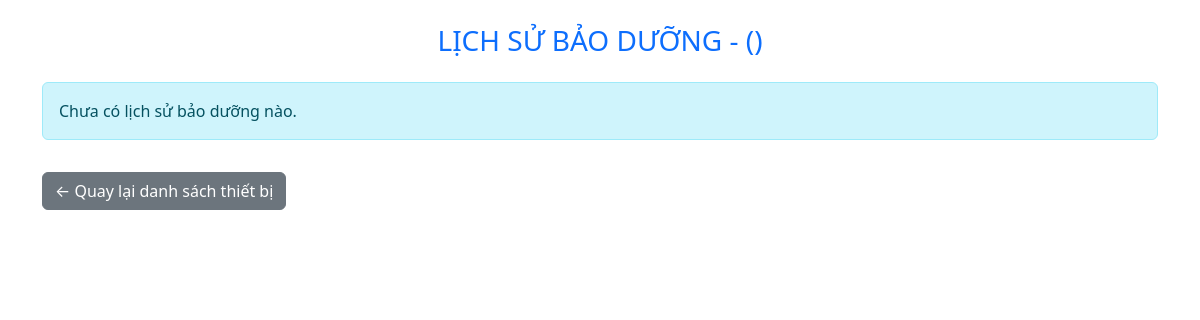
The page /device/89/history on the database as committed earlier.
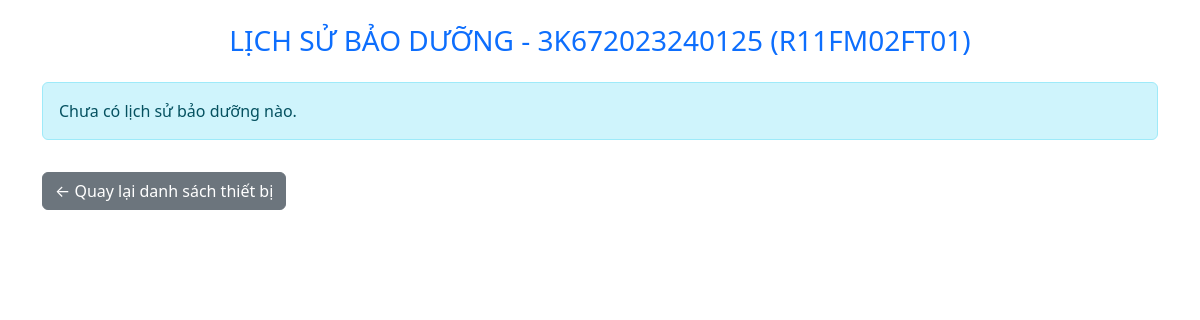
The same page on the database as committed later.
### tables this page shows
CREATE TABLE devices (
    id INTEGER PRIMARY KEY AUTOINCREMENT,
    code TEXT,
    name TEXT,
    specs TEXT,
    category TEXT,
    manufacturer TEXT,
    year TEXT,
    date_in_use TEXT,
    status TEXT,
    location TEXT,
    link TEXT,
    stage TEXT
);

### app.py (the view)
@app.route('/device/<int:device_id>/history')
def device_history(device_id):
    conn = get_db()
    device = conn.execute('SELECT * FROM devices WHERE id = ?', (device_id,)).fetchone()
    history = conn.execute('SELECT * FROM maintenance_history WHERE device_id = ? ORDER BY date DESC', (device_id,)).fetchall()
    conn.close()
    return render_template('maintenance_history.html', device=device, history=history)

### app.py (called while the page is built)
def get_db():
    conn = sqlite3.connect(DB_FILE)
    conn.row_factory = sqlite3.Row
    return conn

### templates/maintenance_history.html (shortened to what this page needs)
<!DOCTYPE html>
<html lang="vi">
<head>
    <link href="https://cdn.jsdelivr.net/npm/bootstrap@5.3.0/dist/css/bootstrap.min.css" rel="stylesheet">
</head>
<body class="p-4">
  <div class="container">
    <h3 class="mb-4 text-primary text-center">LỊCH SỬ BẢO DƯỠNG - {{ device.code }} ({{ device.name }})</h3>
    {% if history %}
      <table class="table table-bordered table-striped table-hover">
        <thead class="table-light">
          <tr>
            <th>Thiết bị</th>
            <th>Ngày bảo dưỡng</th>
            <th>Nội dung</th>
            <th>Người thực hiện</th>
            <th>Ảnh</th>
          </tr>
        </thead>
        <tbody>
          {% for h in history %}
          <tr>
            <td>{{ device.code }} - {{ device.name }}</td>
            <td>{{ h.date }}</td>
            <td>{{ h.content }}</td>
            <td>{{ h.performed_by }}</td>
            <td class="text-center">
              {% if h.image_filename %}
                {% if '.jpg' in h.image_filename or '.jpeg' in h.image_filename or '.png' in h.image_filename or '.gif' in h.image_filename %}
                  <img src="{{ url_for('static', filename='uploads/' + h.image_filename) }}" style="max-width:100px;">
                {% else %}
                  <a href="{{ h.image_filename }}" target="_blank">Link ảnh</a>
                {% endif %}
              {% else %}
                -
              {% endif %}
            </td>
          </tr>
          {% endfor %}
        </tbody>
      </table>
    {% else %}
      <div class="alert alert-info">Chưa có lịch sử bảo dưỡng nào.</div>
    {% endif %}
    <a href="{{ url_for('index') }}" class="btn btn-secondary mt-3">← Quay lại danh sách thiết bị</a>
  </div>
</body>
</html>

Rows that differ between the two databases and show on the page:
added devices: code "3K672023240125", name "R11FM02FT01"
